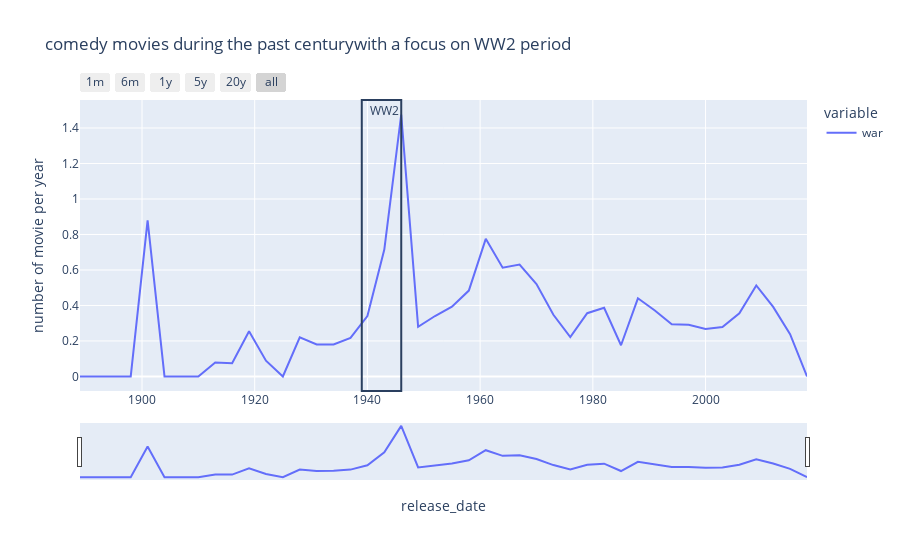

Notebook source saved alongside this figure:
### Code cell
fig = px.line(rating_per_genre.resample("3Y").mean().war, labels={'value': 'number of movie per year'}, title = 'comedy movies during the past centurywith a focus on WW2 period')
fig.add_vrect(x0=pd.to_datetime(1946, format ="%Y"), x1=pd.to_datetime(1939, format ="%Y"), 
              annotation_text ="WW2")
fig.update_xaxes(
    rangeslider_visible =True,
    rangeselector =dict(
        buttons =list([
            dict(count =1, label ="1m", step ="month", stepmode ="backward"),
            dict(count =6, label ="6m", step ="month", stepmode ="backward"),
            dict(count =1, label ="1y", step ="year", stepmode ="backward"),
            dict(count =5, label ="5y", step ="year", stepmode ="backward"),
            dict(count =20, label ="20y", step ="year", stepmode ="backward"),
            dict(step ="all")
   ])
    )
)

fig.show()

### Figure 1 — Plotly figure (JSON) as saved in the notebook; plotly's stock layout.template omitted (floating-point values rounded to 4 significant figures)
{"data": [{"hovertemplate": "variable=war<br>release_date=%{x}<br>number of movie per year=%{y}<extra></extra>", "legendgroup": "war", "line": {"color": "#636efa", "dash": "solid"}, "marker": {"symbol": "circle"}, "mode": "lines", "name": "war", "orientation": "v", "showlegend": true, "type": "scatter", "x": ["1888-12-31T00:00:00", "1891-12-31T00:00:00", "1894-12-31T00:00:00", "1897-12-31T00:00:00", "1900-12-31T00:00:00", "1903-12-31T00:00:00", "1906-12-31T00:00:00", "1909-12-31T00:00:00", "1912-12-31T00:00:00", "1915-12-31T00:00:00", "1918-12-31T00:00:00", "1921-12-31T00:00:00", "1924-12-31T00:00:00", "1927-12-31T00:00:00", "1930-12-31T00:00:00", "1933-12-31T00:00:00", "1936-12-31T00:00:00", "1939-12-31T00:00:00", "1942-12-31T00:00:00", "1945-12-31T00:00:00", "1948-12-31T00:00:00", "1951-12-31T00:00:00", "1954-12-31T00:00:00", "1957-12-31T00:00:00", "1960-12-31T00:00:00", "1963-12-31T00:00:00", "1966-12-31T00:00:00", "1969-12-31T00:00:00", "1972-12-31T00:00:00", "1975-12-31T00:00:00", "1978-12-31T00:00:00", "1981-12-31T00:00:00", "1984-12-31T00:00:00", "1987-12-31T00:00:00", "1990-12-31T00:00:00", "1993-12-31T00:00:00", "1996-12-31T00:00:00", "1999-12-31T00:00:00", "2002-12-31T00:00:00", "2005-12-31T00:00:00", "2008-12-31T00:00:00", "2011-12-31T00:00:00", "2014-12-31T00:00:00", "2017-12-31T00:00:00"], "xaxis": "x", "y": [0, 0, 0, 0, 0.8792, 0, 0, 0, 0.07857, 0.07399, 0.2552, 0.08865, 0, 0.22, 0.1804, 0.1806, 0.217, 0.3405, 0.7148, 1.476, 0.2794, 0.3404, 0.3933, 0.4839, 0.7753, 0.6131, 0.6304, 0.5207, 0.3476, 0.2214, 0.3563, 0.3869, 0.1757, 0.4403, 0.3714, 0.2937, 0.291, 0.2676, 0.278, 0.3561, 0.5128, 0.3919, 0.2383, 0], "yaxis": "y"}], "layout": {"annotations": [{"showarrow": false, "text": "WW2", "x": "1946-01-01T00:00:00", "xanchor": "right", "xref": "x", "y": 1, "yanchor": "top", "yref": "y domain"}], "legend": {"title": {"text": "variable"}, "tracegroupgap": 0}, "shapes": [{"type": "rect", "x0": "1946-01-01T00:00:00", "x1": "1939-01-01T00:00:00", "xref": "x", "y0": 0, "y1": 1, "yref": "y domain"}], "title": {"text": "comedy movies during the past centurywith a focus on WW2 period"}, "xaxis": {"anchor": "y", "domain": [0, 1], "rangeselector": {"buttons": [{"count": 1, "label": "1m", "step": "month", "stepmode": "backward"}, {"count": 6, "label": "6m", "step": "month", "stepmode": "backward"}, {"count": 1, "label": "1y", "step": "year", "stepmode": "backward"}, {"count": 5, "label": "5y", "step": "year", "stepmode": "backward"}, {"count": 20, "label": "20y", "step": "year", "stepmode": "backward"}, {"step": "all"}]}, "rangeslider": {"visible": true}, "title": {"text": "release_date"}}, "yaxis": {"anchor": "x", "domain": [0, 1], "title": {"text": "number of movie per year"}}}}
